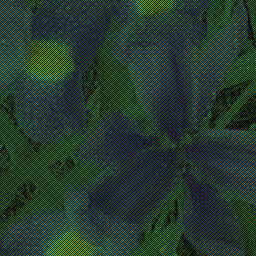
#> input picture Images/Fiori_mosaic.bmp, 256 x 256 px, found by its file name
$ python esercizio2_6_4.py
#> lines starting #> are read from the running program, lines starting #| are printed output that depends on the picture
import skimage.io as io
import numpy as np
import matplotlib.pyplot as plt
import scipy.ndimage as ndi

demosaicMask = np.array(
    [
        [-1, 0, 1],
        [ 0, 1, 0],
        [ 1, 0, -1],
    ]
)

plt.close('all')

def demosa1(image):
    R = image[:,:,0]
    G = image[:,:,1]
    B = image[:,:,2]

    pass

originalImage = np.float64(io.imread('./Images/Fiori_mosaic.bmp'))

stacked = np.stack((originalImage[:,:,0], originalImage[:,:,1], originalImage[:,:,2]), axis=-1)
stacked /= 255

plt.imshow(stacked)

demosaicMask = np.expand_dims(demosaicMask, axis=-1)
demosaicked = ndi.correlate(stacked, demosaicMask)
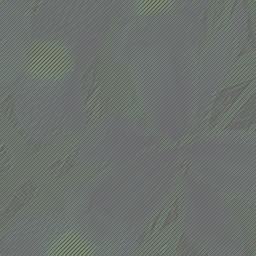
#> demosaicked: shape (256, 256, 3) float64; mean R, G, B 0.12, 0.218, 0.154; drawn with min black and max white

plt.imshow(demosaicked)

# [4 lines of commented-out code are left out]

plt.show()
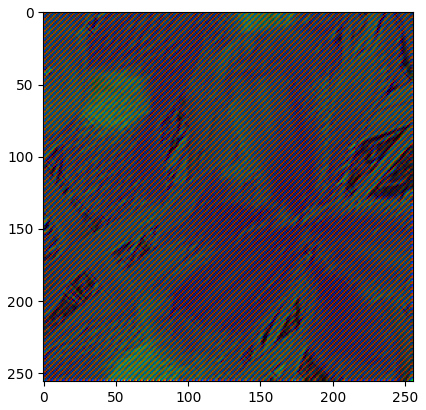
#> figure drawn by matplotlib, 1 panel
